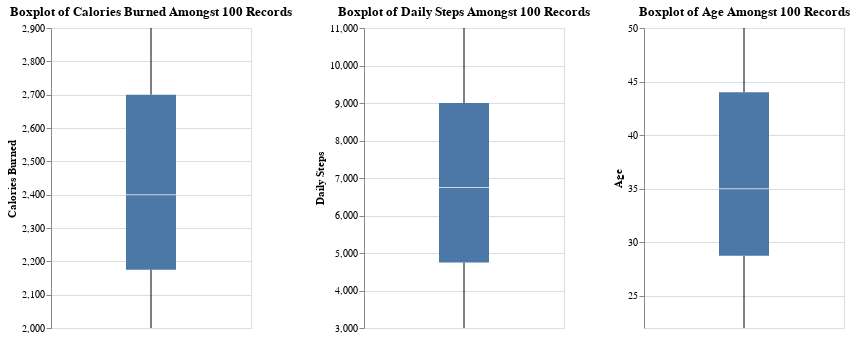

The code cell stored with this chart in its notebook:
### Markdown cell above
### Numerical Outliers

Gratefully, no null values. Are there any outliers in the numerical data?

### Code cell
calories_chart = alt.Chart(
    df,
    title='Boxplot of Calories Burned Amongst 100 Records'
).mark_boxplot(size=50).encode(
    y=alt.Y('Calories Burned:Q').scale(zero=False),
    tooltip=[alt.Tooltip(title='Calories Burned (kcal)', field='Calories Burned')]
).properties(
    width=200
)

steps_chart = alt.Chart(
    df,
    title='Boxplot of Daily Steps Amongst 100 Records'
).mark_boxplot(size=50).encode(
    y=alt.Y('Daily Steps:Q').scale(zero=False),
).properties(
    width=200
)

age_chart = alt.Chart(
    df,
    title='Boxplot of Age Amongst 100 Records'
).mark_boxplot(size=50).encode(
    y=alt.Y('Age:Q').scale(zero=False),
).properties(
    width=200
)

chart = calories_chart | steps_chart | age_chart
# chart.save('images/outlier_boxplots.html')

chart

### Figure 1 — Vega-Lite specification as saved in the notebook (floating-point values rounded to 4 significant figures)
{"config": {"view": {"continuousWidth": 300, "continuousHeight": 300}}, "hconcat": [{"mark": {"type": "boxplot", "size": 50}, "encoding": {"tooltip": [{"field": "Calories Burned", "title": "Calories Burned (kcal)"}], "y": {"field": "Calories Burned", "scale": {"zero": false}, "type": "quantitative"}}, "title": "Boxplot of Calories Burned Amongst 100 Records", "width": 200}, {"mark": {"type": "boxplot", "size": 50}, "encoding": {"y": {"field": "Daily Steps", "scale": {"zero": false}, "type": "quantitative"}}, "title": "Boxplot of Daily Steps Amongst 100 Records", "width": 200}, {"mark": {"type": "boxplot", "size": 50}, "encoding": {"y": {"field": "Age", "scale": {"zero": false}, "type": "quantitative"}}, "title": "Boxplot of Age Amongst 100 Records", "width": 200}], "data": {"name": "data-f067336e28cd282854fe98afff47b9e7"}, "$schema": "https://vega.github.io/schema/vega-lite/v5.20.1.json", "datasets": {"data-f067336e28cd282854fe98afff47b9e7": [{"User ID": 1, "Age": 25, "Gender": "f", "Sleep Quality": 8, "Bedtime": "23:00", "Wake-up Time": "06:30", "Daily Steps": 8000, "Calories Burned": 2500, "Physical Activity Level": "medium", "Dietary Habits": "healthy", "Sleep Disorders": "no", "Medication Usage": "no"}, {"User ID": 2, "Age": 34, "Gender": "m", "Sleep Quality": 7, "Bedtime": "00:30", "Wake-up Time": "07:00", "Daily Steps": 5000, "Calories Burned": 2200, "Physical Activity Level": "low", "Dietary Habits": "unhealthy", "Sleep Disorders": "yes", "Medication Usage": "yes"}, {"User ID": 3, "Age": 29, "Gender": "f", "Sleep Quality": 9, "Bedtime": "22:45", "Wake-up Time": "06:45", "Daily Steps": 9000, "Calories Burned": 2700, "Physical Activity Level": "high", "Dietary Habits": "healthy", "Sleep Disorders": "no", "Medication Usage": "no"}, {"User ID": 4, "Age": 41, "Gender": "m", "Sleep Quality": 5, "Bedtime": "01:00", "Wake-up Time": "06:30", "Daily Steps": 4000, "Calories Burned": 2100, "Physical Activity Level": "low", "Dietary Habits": "unhealthy", "Sleep Disorders": "yes", "Medication Usage": "no"}, {"User ID": 5, "Age": 22, "Gender": "f", "Sleep Quality": 8, "Bedtime": "23:30", "Wake-up Time": "07:00", "Daily Steps": 10000, "Calories Burned": 2800, "Physical Activity Level": "high", "Dietary Habits": "medium", "Sleep Disorders": "no", "Medication Usage": "no"}, {"User ID": 6, "Age": 37, "Gender": "m", "Sleep Quality": 6, "Bedtime": "00:15", "Wake-up Time": "07:15", "Daily Steps": 6000, "Calories Burned": 2300, "Physical Activity Level": "medium", "Dietary Habits": "unhealthy", "Sleep Disorders": "no", "Medication Usage": "yes"}, {"User ID": 7, "Age": 30, "Gender": "f", "Sleep Quality": 8, "Bedtime": "22:30", "Wake-up Time": "06:00", "Daily Steps": 8500, "Calories Burned": 2600, "Physical Activity Level": "high", "Dietary Habits": "healthy", "Sleep Disorders": "no", "Medication Usage": "no"}, {"User ID": 8, "Age": 45, "Gender": "m", "Sleep Quality": 4, "Bedtime": "01:30", "Wake-up Time": "07:00", "Daily Steps": 3000, "Calories Burned": 2000, "Physical Activity Level": "low", "Dietary Habits": "unhealthy", "Sleep Disorders": "yes", "Medication Usage": "yes"}, {"User ID": 9, "Age": 27, "Gender": "f", "Sleep Quality": 9, "Bedtime": "23:00", "Wake-up Time": "07:30", "Daily Steps": 9500, "Calories Burned": 2750, "Physical Activity Level": "medium", "Dietary Habits": "healthy", "Sleep Disorders": "no", "Medication Usage": "no"}, {"User ID": 10, "Age": 32, "Gender": "m", "Sleep Quality": 7, "Bedtime": "00:45", "Wake-up Time": "07:15", "Daily Steps": 6500, "Calories Burned": 2400, "Physical Activity Level": "medium", "Dietary Habits": "medium", "Sleep Disorders": "no", "Medication Usage": "no"}, {"User ID": 11, "Age": 50, "Gender": "f", "Sleep Quality": 5, "Bedtime": "01:00", "Wake-up Time": "07:00", "Daily Steps": 3500, "Calories Burned": 2100, "Physical Activity Level": "low", "Dietary Habits": "unhealthy", "Sleep Disorders": "yes", "Medication Usage": "yes"}, {"User ID": 12, "Age": 23, "Gender": "m", "Sleep Quality": 9, "Bedtime": "22:00", "Wake-up Time": "06:00", "Daily Steps": 11000, "Calories Burned": 2900, "Physical Activity Level": "high", "Dietary Habits": "healthy", "Sleep Disorders": "no", "Medication Usage": "no"}, {"User ID": 13, "Age": 36, "Gender": "f", "Sleep Quality": 8, "Bedtime": "23:30", "Wake-up Time": "07:30", "Daily Steps": 7000, "Calories Burned": 2400, "Physical Activity Level": "medium", "Dietary Habits": "medium", "Sleep Disorders": "no", "Medication Usage": "no"}, {"User ID": 14, "Age": 48, "Gender": "m", "Sleep Quality": 4, "Bedtime": "01:30", "Wake-up Time": "06:00", "Daily Steps": 3000, "Calories Burned": 2000, "Physical Activity Level": "low", "Dietary Habits": "unhealthy", "Sleep Disorders": "yes", "Medication Usage": "yes"}, {"User ID": 15, "Age": 28, "Gender": "f", "Sleep Quality": 9, "Bedtime": "22:15", "Wake-up Time": "06:45", "Daily Steps": 9500, "Calories Burned": 2700, "Physical Activity Level": "high", "Dietary Habits": "healthy", "Sleep Disorders": "no", "Medication Usage": "no"}, {"User ID": 16, "Age": 31, "Gender": "m", "Sleep Quality": 6, "Bedtime": "00:30", "Wake-up Time": "07:30", "Daily Steps": 6000, "Calories Burned": 2300, "Physical Activity Level": "medium", "Dietary Habits": "unhealthy", "Sleep Disorders": "no", "Medication Usage": "no"}, {"User ID": 17, "Age": 26, "Gender": "f", "Sleep Quality": 8, "Bedtime": "23:45", "Wake-up Time": "06:15", "Daily Steps": 8500, "Calories Burned": 2500, "Physical Activity Level": "medium", "Dietary Habits": "medium", "Sleep Disorders": "no", "Medication Usage": "no"}, {"User ID": 18, "Age": 39, "Gender": "m", "Sleep Quality": 5, "Bedtime": "01:15", "Wake-up Time": "07:00", "Daily Steps": 4000, "Calories Burned": 2100, "Physical Activity Level": "low", "Dietary Habits": "unhealthy", "Sleep Disorders": "yes", "Medication Usage": "yes"}, {"User ID": 19, "Age": 33, "Gender": "f", "Sleep Quality": 9, "Bedtime": "22:30", "Wake-up Time": "07:00", "Daily Steps": 10000, "Calories Burned": 2800, "Physical Activity Level": "high", "Dietary Habits": "healthy", "Sleep Disorders": "no", "Medication Usage": "no"}, {"User ID": 20, "Age": 42, "Gender": "m", "Sleep Quality": 7, "Bedtime": "00:45", "Wake-up Time": "07:30", "Daily Steps": 5500, "Calories Burned": 2400, "Physical Activity Level": "medium", "Dietary Habits": "medium", "Sleep Disorders": "no", "Medication Usage": "no"}, {"User ID": 21, "Age": 29, "Gender": "f", "Sleep Quality": 8, "Bedtime": "23:15", "Wake-up Time": "06:30", "Daily Steps": 9000, "Calories Burned": 2600, "Physical Activity Level": "high", "Dietary Habits": "healthy", "Sleep Disorders": "no", "Medication Usage": "no"}, {"User ID": 22, "Age": 35, "Gender": "m", "Sleep Quality": 5, "Bedtime": "01:00", "Wake-up Time": "06:30", "Daily Steps": 4000, "Calories Burned": 2100, "Physical Activity Level": "low", "Dietary Habits": "unhealthy", "Sleep Disorders": "yes", "Medication Usage": "no"}, {"User ID": 23, "Age": 40, "Gender": "f", "Sleep Quality": 9, "Bedtime": "22:45", "Wake-up Time": "06:15", "Daily Steps": 9500, "Calories Burned": 2750, "Physical Activity Level": "medium", "Dietary Habits": "healthy", "Sleep Disorders": "no", "Medication Usage": "no"}, {"User ID": 24, "Age": 47, "Gender": "m", "Sleep Quality": 6, "Bedtime": "00:15", "Wake-up Time": "07:00", "Daily Steps": 6000, "Calories Burned": 2300, "Physical Activity Level": "medium", "Dietary Habits": "unhealthy", "Sleep Disorders": "no", "Medication Usage": "yes"}, {"User ID": 25, "Age": 32, "Gender": "f", "Sleep Quality": 8, "Bedtime": "23:00", "Wake-up Time": "06:30", "Daily Steps": 8500, "Calories Burned": 2600, "Physical Activity Level": "high", "Dietary Habits": "medium", "Sleep Disorders": "no", "Medication Usage": "no"}, {"User ID": 26, "Age": 44, "Gender": "m", "Sleep Quality": 4, "Bedtime": "01:30", "Wake-up Time": "07:00", "Daily Steps": 3000, "Calories Burned": 2000, "Physical Activity Level": "low", "Dietary Habits": "unhealthy", "Sleep Disorders": "yes", "Medication Usage": "yes"}, {"User ID": 27, "Age": 27, "Gender": "f", "Sleep Quality": 9, "Bedtime": "22:30", "Wake-up Time": "06:45", "Daily Steps": 10000, "Calories Burned": 2800, "Physical Activity Level": "medium", "Dietary Habits": "healthy", "Sleep Disorders": "no", "Medication Usage": "no"}, {"User ID": 28, "Age": 38, "Gender": "m", "Sleep Quality": 7, "Bedtime": "00:45", "Wake-up Time": "07:15", "Daily Steps": 6500, "Calories Burned": 2400, "Physical Activity Level": "medium", "Dietary Habits": "medium", "Sleep Disorders": "no", "Medication Usage": "no"}, {"User ID": 29, "Age": 31, "Gender": "f", "Sleep Quality": 8, "Bedtime": "23:30", "Wake-up Time": "07:00", "Daily Steps": 9000, "Calories Burned": 2500, "Physical Activity Level": "high", "Dietary Habits": "healthy", "Sleep Disorders": "no", "Medication Usage": "no"}, {"User ID": 30, "Age": 49, "Gender": "m", "Sleep Quality": 5, "Bedtime": "01:15", "Wake-up Time": "07:30", "Daily Steps": 3500, "Calories Burned": 2100, "Physical Activity Level": "low", "Dietary Habits": "unhealthy", "Sleep Disorders": "yes", "Medication Usage": "no"}, {"User ID": 31, "Age": 24, "Gender": "f", "Sleep Quality": 9, "Bedtime": "22:00", "Wake-up Time": "06:00", "Daily Steps": 10500, "Calories Burned": 2900, "Physical Activity Level": "high", "Dietary Habits": "healthy", "Sleep Disorders": "no", "Medication Usage": "no"}, {"User ID": 32, "Age": 45, "Gender": "m", "Sleep Quality": 6, "Bedtime": "00:30", "Wake-up Time": "07:30", "Daily Steps": 5000, "Calories Burned": 2200, "Physical Activity Level": "medium", "Dietary Habits": "unhealthy", "Sleep Disorders": "no", "Medication Usage": "yes"}, {"User ID": 33, "Age": 37, "Gender": "f", "Sleep Quality": 8, "Bedtime": "23:15", "Wake-up Time": "06:15", "Daily Steps": 8500, "Calories Burned": 2600, "Physical Activity Level": "high", "Dietary Habits": "medium", "Sleep Disorders": "no", "Medication Usage": "no"}, {"User ID": 34, "Age": 46, "Gender": "m", "Sleep Quality": 4, "Bedtime": "01:00", "Wake-up Time": "06:30", "Daily Steps": 3000, "Calories Burned": 2000, "Physical Activity Level": "low", "Dietary Habits": "unhealthy", "Sleep Disorders": "yes", "Medication Usage": "no"}, {"User ID": 35, "Age": 28, "Gender": "f", "Sleep Quality": 9, "Bedtime": "22:45", "Wake-up Time": "07:00", "Daily Steps": 10000, "Calories Burned": 2750, "Physical Activity Level": "medium", "Dietary Habits": "healthy", "Sleep Disorders": "no", "Medication Usage": "no"}, {"User ID": 36, "Age": 40, "Gender": "m", "Sleep Quality": 7, "Bedtime": "00:15", "Wake-up Time": "07:15", "Daily Steps": 6000, "Calories Burned": 2300, "Physical Activity Level": "medium", "Dietary Habits": "unhealthy", "Sleep Disorders": "no", "Medication Usage": "yes"}, {"User ID": 37, "Age": 35, "Gender": "f", "Sleep Quality": 8, "Bedtime": "23:30", "Wake-up Time": "07:00", "Daily Steps": 9000, "Calories Burned": 2500, "Physical Activity Level": "high", "Dietary Habits": "medium", "Sleep Disorders": "no", "Medication Usage": "no"}, {"User ID": 38, "Age": 50, "Gender": "m", "Sleep Quality": 5, "Bedtime": "01:30", "Wake-up Time": "06:00", "Daily Steps": 3500, "Calories Burned": 2100, "Physical Activity Level": "low", "Dietary Habits": "unhealthy", "Sleep Disorders": "yes", "Medication Usage": "yes"}, {"User ID": 39, "Age": 26, "Gender": "f", "Sleep Quality": 9, "Bedtime": "22:00", "Wake-up Time": "06:00", "Daily Steps": 10500, "Calories Burned": 2900, "Physical Activity Level": "high", "Dietary Habits": "healthy", "Sleep Disorders": "no", "Medication Usage": "no"}, {"User ID": 40, "Age": 41, "Gender": "m", "Sleep Quality": 6, "Bedtime": "00:45", "Wake-up Time": "07:30", "Daily Steps": 5000, "Calories Burned": 2200, "Physical Activity Level": "medium", "Dietary Habits": "unhealthy", "Sleep Disorders": "no", "Medication Usage": "no"}, {"User ID": 41, "Age": 30, "Gender": "f", "Sleep Quality": 8, "Bedtime": "23:15", "Wake-up Time": "06:15", "Daily Steps": 8500, "Calories Burned": 2600, "Physical Activity Level": "high", "Dietary Habits": "medium", "Sleep Disorders": "no", "Medication Usage": "no"}, {"User ID": 42, "Age": 44, "Gender": "m", "Sleep Quality": 4, "Bedtime": "01:00", "Wake-up Time": "06:30", "Daily Steps": 3000, "Calories Burned": 2000, "Physical Activity Level": "low", "Dietary Habits": "unhealthy", "Sleep Disorders": "yes", "Medication Usage": "yes"}, {"User ID": 43, "Age": 34, "Gender": "f", "Sleep Quality": 9, "Bedtime": "22:45", "Wake-up Time": "07:00", "Daily Steps": 10000, "Calories Burned": 2750, "Physical Activity Level": "medium", "Dietary Habits": "healthy", "Sleep Disorders": "no", "Medication Usage": "no"}, {"User ID": 44, "Age": 48, "Gender": "m", "Sleep Quality": 7, "Bedtime": "00:15", "Wake-up Time": "07:15", "Daily Steps": 6000, "Calories Burned": 2300, "Physical Activity Level": "medium", "Dietary Habits": "unhealthy", "Sleep Disorders": "no", "Medication Usage": "yes"}, {"User ID": 45, "Age": 33, "Gender": "f", "Sleep Quality": 8, "Bedtime": "23:30", "Wake-up Time": "07:00", "Daily Steps": 9000, "Calories Burned": 2500, "Physical Activity Level": "high", "Dietary Habits": "medium", "Sleep Disorders": "no", "Medication Usage": "no"}, {"User ID": 46, "Age": 47, "Gender": "m", "Sleep Quality": 5, "Bedtime": "01:30", "Wake-up Time": "06:00", "Daily Steps": 3500, "Calories Burned": 2100, "Physical Activity Level": "low", "Dietary Habits": "unhealthy", "Sleep Disorders": "yes", "Medication Usage": "no"}, {"User ID": 47, "Age": 28, "Gender": "f", "Sleep Quality": 9, "Bedtime": "22:00", "Wake-up Time": "06:00", "Daily Steps": 10500, "Calories Burned": 2900, "Physical Activity Level": "high", "Dietary Habits": "healthy", "Sleep Disorders": "no", "Medication Usage": "no"}, {"User ID": 48, "Age": 39, "Gender": "m", "Sleep Quality": 6, "Bedtime": "00:30", "Wake-up Time": "07:30", "Daily Steps": 5000, "Calories Burned": 2200, "Physical Activity Level": "medium", "Dietary Habits": "unhealthy", "Sleep Disorders": "no", "Medication Usage": "yes"}, {"User ID": 49, "Age": 32, "Gender": "f", "Sleep Quality": 8, "Bedtime": "23:15", "Wake-up Time": "06:15", "Daily Steps": 8500, "Calories Burned": 2600, "Physical Activity Level": "high", "Dietary Habits": "medium", "Sleep Disorders": "no", "Medication Usage": "no"}, {"User ID": 50, "Age": 46, "Gender": "m", "Sleep Quality": 4, "Bedtime": "01:00", "Wake-up Time": "06:30", "Daily Steps": 3000, "Calories Burned": 2000, "Physical Activity Level": "low", "Dietary Habits": "unhealthy", "Sleep Disorders": "yes", "Medication Usage": "no"}, {"User ID": 51, "Age": 23, "Gender": "f", "Sleep Quality": 9, "Bedtime": "22:15", "Wake-up Time": "06:45", "Daily Steps": 9500, "Calories Burned": 2700, "Physical Activity Level": "high", "Dietary Habits": "healthy", "Sleep Disorders": "no", "Medication Usage": "no"}, {"User ID": 52, "Age": 38, "Gender": "m", "Sleep Quality": 6, "Bedtime": "00:30", "Wake-up Time": "07:00", "Daily Steps": 5000, "Calories Burned": 2200, "Physical Activity Level": "medium", "Dietary Habits": "unhealthy", "Sleep Disorders": "no", "Medication Usage": "no"}, {"User ID": 53, "Age": 27, "Gender": "f", "Sleep Quality": 8, "Bedtime": "23:00", "Wake-up Time": "07:00", "Daily Steps": 8500, "Calories Burned": 2600, "Physical Activity Level": "medium", "Dietary Habits": "medium", "Sleep Disorders": "no", "Medication Usage": "no"}, {"User ID": 54, "Age": 44, "Gender": "m", "Sleep Quality": 5, "Bedtime": "01:15", "Wake-up Time": "07:00", "Daily Steps": 4000, "Calories Burned": 2100, "Physical Activity Level": "low", "Dietary Habits": "unhealthy", "Sleep Disorders": "yes", "Medication Usage": "no"}, {"User ID": 55, "Age": 29, "Gender": "f", "Sleep Quality": 9, "Bedtime": "22:30", "Wake-up Time": "07:30", "Daily Steps": 9000, "Calories Burned": 2750, "Physical Activity Level": "high", "Dietary Habits": "healthy", "Sleep Disorders": "no", "Medication Usage": "no"}, {"User ID": 56, "Age": 36, "Gender": "m", "Sleep Quality": 7, "Bedtime": "00:45", "Wake-up Time": "07:15", "Daily Steps": 6500, "Calories Burned": 2400, "Physical Activity Level": "medium", "Dietary Habits": "medium", "Sleep Disorders": "no", "Medication Usage": "no"}, {"User ID": 57, "Age": 30, "Gender": "f", "Sleep Quality": 8, "Bedtime": "23:15", "Wake-up Time": "06:15", "Daily Steps": 8500, "Calories Burned": 2600, "Physical Activity Level": "high", "Dietary Habits": "medium", "Sleep Disorders": "no", "Medication Usage": "no"}, {"User ID": 58, "Age": 45, "Gender": "m", "Sleep Quality": 4, "Bedtime": "01:30", "Wake-up Time": "07:00", "Daily Steps": 3000, "Calories Burned": 2000, "Physical Activity Level": "low", "Dietary Habits": "unhealthy", "Sleep Disorders": "yes", "Medication Usage": "yes"}, {"User ID": 59, "Age": 25, "Gender": "f", "Sleep Quality": 9, "Bedtime": "22:15", "Wake-up Time": "06:45", "Daily Steps": 9500, "Calories Burned": 2700, "Physical Activity Level": "high", "Dietary Habits": "healthy", "Sleep Disorders": "no", "Medication Usage": "no"}, {"User ID": 60, "Age": 50, "Gender": "m", "Sleep Quality": 6, "Bedtime": "00:30", "Wake-up Time": "07:00", "Daily Steps": 5000, "Calories Burned": 2200, "Physical Activity Level": "medium", "Dietary Habits": "unhealthy", "Sleep Disorders": "no", "Medication Usage": "no"}, {"User ID": 61, "Age": 28, "Gender": "f", "Sleep Quality": 8, "Bedtime": "23:00", "Wake-up Time": "07:00", "Daily Steps": 8500, "Calories Burned": 2600, "Physical Activity Level": "medium", "Dietary Habits": "medium", "Sleep Disorders": "no", "Medication Usage": "no"}, {"User ID": 62, "Age": 47, "Gender": "m", "Sleep Quality": 5, "Bedtime": "01:15", "Wake-up Time": "07:00", "Daily Steps": 4000, "Calories Burned": 2100, "Physical Activity Level": "low", "Dietary Habits": "unhealthy", "Sleep Disorders": "yes", "Medication Usage": "no"}, {"User ID": 63, "Age": 26, "Gender": "f", "Sleep Quality": 9, "Bedtime": "22:30", "Wake-up Time": "07:30", "Daily Steps": 9000, "Calories Burned": 2750, "Physical Activity Level": "high", "Dietary Habits": "healthy", "Sleep Disorders": "no", "Medication Usage": "no"}, {"User ID": 64, "Age": 39, "Gender": "m", "Sleep Quality": 7, "Bedtime": "00:45", "Wake-up Time": "07:15", "Daily Steps": 6500, "Calories Burned": 2400, "Physical Activity Level": "medium", "Dietary Habits": "medium", "Sleep Disorders": "no", "Medication Usage": "no"}, {"User ID": 65, "Age": 31, "Gender": "f", "Sleep Quality": 8, "Bedtime": "23:15", "Wake-up Time": "06:15", "Daily Steps": 8500, "Calories Burned": 2600, "Physical Activity Level": "high", "Dietary Habits": "medium", "Sleep Disorders": "no", "Medication Usage": "no"}, {"User ID": 66, "Age": 43, "Gender": "m", "Sleep Quality": 4, "Bedtime": "01:30", "Wake-up Time": "06:00", "Daily Steps": 3000, "Calories Burned": 2000, "Physical Activity Level": "low", "Dietary Habits": "unhealthy", "Sleep Disorders": "yes", "Medication Usage": "yes"}, {"User ID": 67, "Age": 24, "Gender": "f", "Sleep Quality": 9, "Bedtime": "22:15", "Wake-up Time": "06:45", "Daily Steps": 9500, "Calories Burned": 2700, "Physical Activity Level": "high", "Dietary Habits": "healthy", "Sleep Disorders": "no", "Medication Usage": "no"}, {"User ID": 68, "Age": 38, "Gender": "m", "Sleep Quality": 6, "Bedtime": "00:30", "Wake-up Time": "07:00", "Daily Steps": 5000, "Calories Burned": 2200, "Physical Activity Level": "medium", "Dietary Habits": "unhealthy", "Sleep Disorders": "no", "Medication Usage": "no"}, {"User ID": 69, "Age": 28, "Gender": "f", "Sleep Quality": 8, "Bedtime": "23:00", "Wake-up Time": "07:00", "Daily Steps": 8500, "Calories Burned": 2600, "Physical Activity Level": "medium", "Dietary Habits": "medium", "Sleep Disorders": "no", "Medication Usage": "no"}, {"User ID": 70, "Age": 48, "Gender": "m", "Sleep Quality": 5, "Bedtime": "01:15", "Wake-up Time": "07:00", "Daily Steps": 4000, "Calories Burned": 2100, "Physical Activity Level": "low", "Dietary Habits": "unhealthy", "Sleep Disorders": "yes", "Medication Usage": "no"}, {"User ID": 71, "Age": 32, "Gender": "f", "Sleep Quality": 9, "Bedtime": "22:30", "Wake-up Time": "07:30", "Daily Steps": 9000, "Calories Burned": 2750, "Physical Activity Level": "high", "Dietary Habits": "healthy", "Sleep Disorders": "no", "Medication Usage": "no"}, {"User ID": 72, "Age": 41, "Gender": "m", "Sleep Quality": 7, "Bedtime": "00:45", "Wake-up Time": "07:15", "Daily Steps": 6500, "Calories Burned": 2400, "Physical Activity Level": "medium", "Dietary Habits": "medium", "Sleep Disorders": "no", "Medication Usage": "no"}, {"User ID": 73, "Age": 29, "Gender": "f", "Sleep Quality": 8, "Bedtime": "23:15", "Wake-up Time": "06:15", "Daily Steps": 8500, "Calories Burned": 2600, "Physical Activity Level": "high", "Dietary Habits": "medium", "Sleep Disorders": "no", "Medication Usage": "no"}, {"User ID": 74, "Age": 50, "Gender": "m", "Sleep Quality": 4, "Bedtime": "01:30", "Wake-up Time": "07:00", "Daily Steps": 3000, "Calories Burned": 2000, "Physical Activity Level": "low", "Dietary Habits": "unhealthy", "Sleep Disorders": "yes", "Medication Usage": "yes"}, {"User ID": 75, "Age": 26, "Gender": "f", "Sleep Quality": 9, "Bedtime": "22:15", "Wake-up Time": "06:45", "Daily Steps": 9500, "Calories Burned": 2700, "Physical Activity Level": "high", "Dietary Habits": "healthy", "Sleep Disorders": "no", "Medication Usage": "no"}, {"User ID": 76, "Age": 44, "Gender": "m", "Sleep Quality": 6, "Bedtime": "00:30", "Wake-up Time": "07:00", "Daily Steps": 5000, "Calories Burned": 2200, "Physical Activity Level": "medium", "Dietary Habits": "unhealthy", "Sleep Disorders": "no", "Medication Usage": "no"}, {"User ID": 77, "Age": 30, "Gender": "f", "Sleep Quality": 8, "Bedtime": "23:00", "Wake-up Time": "07:00", "Daily Steps": 8500, "Calories Burned": 2600, "Physical Activity Level": "medium", "Dietary Habits": "medium", "Sleep Disorders": "no", "Medication Usage": "no"}, {"User ID": 78, "Age": 47, "Gender": "m", "Sleep Quality": 5, "Bedtime": "01:15", "Wake-up Time": "07:00", "Daily Steps": 4000, "Calories Burned": 2100, "Physical Activity Level": "low", "Dietary Habits": "unhealthy", "Sleep Disorders": "yes", "Medication Usage": "no"}, {"User ID": 79, "Age": 25, "Gender": "f", "Sleep Quality": 9, "Bedtime": "22:30", "Wake-up Time": "07:30", "Daily Steps": 9000, "Calories Burned": 2750, "Physical Activity Level": "high", "Dietary Habits": "healthy", "Sleep Disorders": "no", "Medication Usage": "no"}, {"User ID": 80, "Age": 49, "Gender": "m", "Sleep Quality": 7, "Bedtime": "00:45", "Wake-up Time": "07:15", "Daily Steps": 6500, "Calories Burned": 2400, "Physical Activity Level": "medium", "Dietary Habits": "medium", "Sleep Disorders": "no", "Medication Usage": "no"}, {"User ID": 81, "Age": 31, "Gender": "f", "Sleep Quality": 8, "Bedtime": "23:15", "Wake-up Time": "06:15", "Daily Steps": 8500, "Calories Burned": 2600, "Physical Activity Level": "high", "Dietary Habits": "medium", "Sleep Disorders": "no", "Medication Usage": "no"}, {"User ID": 82, "Age": 42, "Gender": "m", "Sleep Quality": 4, "Bedtime": "01:30", "Wake-up Time": "07:00", "Daily Steps": 3000, "Calories Burned": 2000, "Physical Activity Level": "low", "Dietary Habits": "unhealthy", "Sleep Disorders": "yes", "Medication Usage": "yes"}, {"User ID": 83, "Age": 27, "Gender": "f", "Sleep Quality": 9, "Bedtime": "22:15", "Wake-up Time": "06:45", "Daily Steps": 9500, "Calories Burned": 2700, "Physical Activity Level": "high", "Dietary Habits": "healthy", "Sleep Disorders": "no", "Medication Usage": "no"}, {"User ID": 84, "Age": 45, "Gender": "m", "Sleep Quality": 6, "Bedtime": "00:30", "Wake-up Time": "07:00", "Daily Steps": 5000, "Calories Burned": 2200, "Physical Activity Level": "medium", "Dietary Habits": "unhealthy", "Sleep Disorders": "no", "Medication Usage": "no"}, {"User ID": 85, "Age": 34, "Gender": "f", "Sleep Quality": 8, "Bedtime": "23:00", "Wake-up Time": "07:00", "Daily Steps": 8500, "Calories Burned": 2600, "Physical Activity Level": "medium", "Dietary Habits": "medium", "Sleep Disorders": "no", "Medication Usage": "no"}, {"User ID": 86, "Age": 50, "Gender": "m", "Sleep Quality": 5, "Bedtime": "01:15", "Wake-up Time": "07:00", "Daily Steps": 4000, "Calories Burned": 2100, "Physical Activity Level": "low", "Dietary Habits": "unhealthy", "Sleep Disorders": "yes", "Medication Usage": "no"}, {"User ID": 87, "Age": 28, "Gender": "f", "Sleep Quality": 9, "Bedtime": "22:30", "Wake-up Time": "07:30", "Daily Steps": 9000, "Calories Burned": 2750, "Physical Activity Level": "high", "Dietary Habits": "healthy", "Sleep Disorders": "no", "Medication Usage": "no"}, {"User ID": 88, "Age": 39, "Gender": "m", "Sleep Quality": 7, "Bedtime": "00:45", "Wake-up Time": "07:15", "Daily Steps": 6500, "Calories Burned": 2400, "Physical Activity Level": "medium", "Dietary Habits": "medium", "Sleep Disorders": "no", "Medication Usage": "no"}, {"User ID": 89, "Age": 30, "Gender": "f", "Sleep Quality": 8, "Bedtime": "23:15", "Wake-up Time": "06:15", "Daily Steps": 8500, "Calories Burned": 2600, "Physical Activity Level": "high", "Dietary Habits": "medium", "Sleep Disorders": "no", "Medication Usage": "no"}, {"User ID": 90, "Age": 47, "Gender": "m", "Sleep Quality": 4, "Bedtime": "01:30", "Wake-up Time": "07:00", "Daily Steps": 3000, "Calories Burned": 2000, "Physical Activity Level": "low", "Dietary Habits": "unhealthy", "Sleep Disorders": "yes", "Medication Usage": "yes"}, {"User ID": 91, "Age": 23, "Gender": "f", "Sleep Quality": 9, "Bedtime": "22:15", "Wake-up Time": "06:45", "Daily Steps": 9500, "Calories Burned": 2700, "Physical Activity Level": "high", "Dietary Habits": "healthy", "Sleep Disorders": "no", "Medication Usage": "no"}, {"User ID": 92, "Age": 36, "Gender": "m", "Sleep Quality": 6, "Bedtime": "00:30", "Wake-up Time": "07:00", "Daily Steps": 5000, "Calories Burned": 2200, "Physical Activity Level": "medium", "Dietary Habits": "unhealthy", "Sleep Disorders": "no", "Medication Usage": "no"}, {"User ID": 93, "Age": 29, "Gender": "f", "Sleep Quality": 8, "Bedtime": "23:00", "Wake-up Time": "07:00", "Daily Steps": 8500, "Calories Burned": 2600, "Physical Activity Level": "medium", "Dietary Habits": "medium", "Sleep Disorders": "no", "Medication Usage": "no"}, {"User ID": 94, "Age": 50, "Gender": "m", "Sleep Quality": 5, "Bedtime": "01:15", "Wake-up Time": "07:00", "Daily Steps": 4000, "Calories Burned": 2100, "Physical Activity Level": "low", "Dietary Habits": "unhealthy", "Sleep Disorders": "yes", "Medication Usage": "no"}, {"User ID": 95, "Age": 27, "Gender": "f", "Sleep Quality": 9, "Bedtime": "22:30", "Wake-up Time": "07:30", "Daily Steps": 9000, "Calories Burned": 2750, "Physical Activity Level": "high", "Dietary Habits": "healthy", "Sleep Disorders": "no", "Medication Usage": "no"}, {"User ID": 96, "Age": 43, "Gender": "m", "Sleep Quality": 7, "Bedtime": "00:45", "Wake-up Time": "07:15", "Daily Steps": 6500, "Calories Burned": 2400, "Physical Activity Level": "medium", "Dietary Habits": "medium", "Sleep Disorders": "no", "Medication Usage": "no"}, {"User ID": 97, "Age": 33, "Gender": "f", "Sleep Quality": 8, "Bedtime": "23:15", "Wake-up Time": "06:15", "Daily Steps": 8500, "Calories Burned": 2600, "Physical Activity Level": "high", "Dietary Habits": "medium", "Sleep Disorders": "no", "Medication Usage": "no"}, {"User ID": 98, "Age": 46, "Gender": "m", "Sleep Quality": 4, "Bedtime": "01:30", "Wake-up Time": "07:00", "Daily Steps": 3000, "Calories Burned": 2000, "Physical Activity Level": "low", "Dietary Habits": "unhealthy", "Sleep Disorders": "yes", "Medication Usage": "yes"}, {"User ID": 99, "Age": 25, "Gender": "f", "Sleep Quality": 9, "Bedtime": "22:15", "Wake-up Time": "06:45", "Daily Steps": 9500, "Calories Burned": 2700, "Physical Activity Level": "high", "Dietary Habits": "healthy", "Sleep Disorders": "no", "Medication Usage": "no"}, {"User ID": 100, "Age": 41, "Gender": "m", "Sleep Quality": 6, "Bedtime": "00:30", "Wake-up Time": "07:00", "Daily Steps": 5000, "Calories Burned": 2200, "Physical Activity Level": "medium", "Dietary Habits": "unhealthy", "Sleep Disorders": "no", "Medication Usage": "no"}]}}
